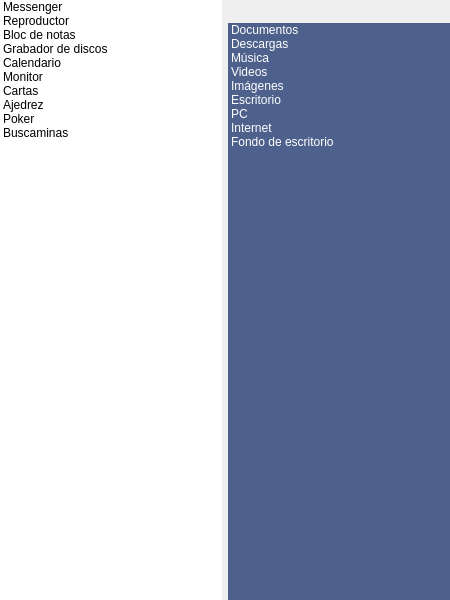
<?xml version="1.0" encoding="UTF-8"?>
<ui version="4.0">
 <class>StartMenuForm</class>
 <widget class="QWidget" name="StartMenuForm">
  <property name="geometry">
   <rect>
    <x>0</x>
    <y>0</y>
    <width>450</width>
    <height>600</height>
   </rect>
  </property>
  <property name="minimumSize">
   <size>
    <width>450</width>
    <height>600</height>
   </size>
  </property>
  <property name="maximumSize">
   <size>
    <width>450</width>
    <height>600</height>
   </size>
  </property>
  <property name="windowTitle">
   <string>Form</string>
  </property>
  <property name="styleSheet">
   <string notr="true"/>
  </property>
  <layout class="QHBoxLayout" name="horizontalLayout_2">
   <property name="spacing">
    <number>6</number>
   </property>
   <property name="leftMargin">
    <number>0</number>
   </property>
   <property name="topMargin">
    <number>0</number>
   </property>
   <property name="rightMargin">
    <number>0</number>
   </property>
   <property name="bottomMargin">
    <number>0</number>
   </property>
   <item>
    <widget class="QListWidget" name="apps_listWidget">
     <property name="styleSheet">
      <string notr="true">background-color: rgb(255, 255, 255);</string>
     </property>
     <property name="frameShape">
      <enum>QFrame::NoFrame</enum>
     </property>
     <property name="iconSize">
      <size>
       <width>25</width>
       <height>25</height>
      </size>
     </property>
     <item>
      <property name="text">
       <string>Messenger</string>
      </property>
      <property name="icon">
       <iconset resource="res.qrc">
        <normaloff>:/messenger.png</normaloff>:/messenger.png</iconset>
      </property>
     </item>
     <item>
      <property name="text">
       <string>Reproductor</string>
      </property>
      <property name="icon">
       <iconset resource="res.qrc">
        <normaloff>:/mediaplayer.png</normaloff>:/mediaplayer.png</iconset>
      </property>
     </item>
     <item>
      <property name="text">
       <string>Bloc de notas</string>
      </property>
      <property name="icon">
       <iconset resource="res.qrc">
        <normaloff>:/notepad.png</normaloff>:/notepad.png</iconset>
      </property>
     </item>
     <item>
      <property name="text">
       <string>Grabador de discos</string>
      </property>
      <property name="icon">
       <iconset resource="res.qrc">
        <normaloff>:/disk.png</normaloff>:/disk.png</iconset>
      </property>
     </item>
     <item>
      <property name="text">
       <string>Calendario</string>
      </property>
      <property name="icon">
       <iconset resource="res.qrc">
        <normaloff>:/calendar.png</normaloff>:/calendar.png</iconset>
      </property>
     </item>
     <item>
      <property name="text">
       <string>Monitor</string>
      </property>
      <property name="icon">
       <iconset resource="res.qrc">
        <normaloff>:/monitor.png</normaloff>:/monitor.png</iconset>
      </property>
     </item>
     <item>
      <property name="text">
       <string>Cartas</string>
      </property>
      <property name="icon">
       <iconset resource="res.qrc">
        <normaloff>:/cards.png</normaloff>:/cards.png</iconset>
      </property>
     </item>
     <item>
      <property name="text">
       <string>Ajedrez</string>
      </property>
      <property name="icon">
       <iconset resource="res.qrc">
        <normaloff>:/chess.png</normaloff>:/chess.png</iconset>
      </property>
     </item>
     <item>
      <property name="text">
       <string>Poker</string>
      </property>
      <property name="icon">
       <iconset resource="res.qrc">
        <normaloff>:/cards2.png</normaloff>:/cards2.png</iconset>
      </property>
     </item>
     <item>
      <property name="text">
       <string>Buscaminas</string>
      </property>
      <property name="icon">
       <iconset resource="res.qrc">
        <normaloff>:/minesweeper.png</normaloff>:/minesweeper.png</iconset>
      </property>
     </item>
    </widget>
   </item>
   <item>
    <layout class="QVBoxLayout" name="verticalLayout">
     <item>
      <layout class="QHBoxLayout" name="horizontalLayout">
       <item>
        <spacer name="horizontalSpacer">
         <property name="orientation">
          <enum>Qt::Horizontal</enum>
         </property>
         <property name="sizeHint" stdset="0">
          <size>
           <width>77</width>
           <height>17</height>
          </size>
         </property>
        </spacer>
       </item>
       <item>
        <widget class="QLabel" name="label">
         <property name="frameShape">
          <enum>QFrame::NoFrame</enum>
         </property>
         <property name="text">
          <string/>
         </property>
         <property name="pixmap">
          <pixmap resource="res.qrc">:/users.png</pixmap>
         </property>
        </widget>
       </item>
       <item>
        <spacer name="horizontalSpacer_2">
         <property name="orientation">
          <enum>Qt::Horizontal</enum>
         </property>
         <property name="sizeHint" stdset="0">
          <size>
           <width>76</width>
           <height>17</height>
          </size>
         </property>
        </spacer>
       </item>
      </layout>
     </item>
     <item>
      <widget class="QListWidget" name="system_listWidget">
       <property name="styleSheet">
        <string notr="true">color: rgb(255, 255, 255);
background-color: rgb(78, 96, 140);</string>
       </property>
       <property name="frameShape">
        <enum>QFrame::NoFrame</enum>
       </property>
       <property name="iconSize">
        <size>
         <width>50</width>
         <height>50</height>
        </size>
       </property>
       <item>
        <property name="text">
         <string>Documentos</string>
        </property>
        <property name="icon">
         <iconset resource="res.qrc">
          <normaloff>:/documents.png</normaloff>:/documents.png</iconset>
        </property>
       </item>
       <item>
        <property name="text">
         <string>Descargas</string>
        </property>
        <property name="icon">
         <iconset resource="res.qrc">
          <normaloff>:/downloads.png</normaloff>:/downloads.png</iconset>
        </property>
       </item>
       <item>
        <property name="text">
         <string>Música</string>
        </property>
        <property name="icon">
         <iconset resource="res.qrc">
          <normaloff>:/music.png</normaloff>:/music.png</iconset>
        </property>
       </item>
       <item>
        <property name="text">
         <string>Videos</string>
        </property>
        <property name="icon">
         <iconset resource="res.qrc">
          <normaloff>:/videos.png</normaloff>:/videos.png</iconset>
        </property>
       </item>
       <item>
        <property name="text">
         <string>Imágenes</string>
        </property>
        <property name="icon">
         <iconset resource="res.qrc">
          <normaloff>:/images.png</normaloff>:/images.png</iconset>
        </property>
       </item>
       <item>
        <property name="text">
         <string>Escritorio</string>
        </property>
        <property name="icon">
         <iconset resource="res.qrc">
          <normaloff>:/desktop.png</normaloff>:/desktop.png</iconset>
        </property>
       </item>
       <item>
        <property name="text">
         <string>PC</string>
        </property>
        <property name="icon">
         <iconset resource="res.qrc">
          <normaloff>:/pc.png</normaloff>:/pc.png</iconset>
        </property>
       </item>
       <item>
        <property name="text">
         <string>Internet</string>
        </property>
        <property name="icon">
         <iconset resource="res.qrc">
          <normaloff>:/internet.png</normaloff>:/internet.png</iconset>
        </property>
       </item>
       <item>
        <property name="text">
         <string>Fondo de escritorio</string>
        </property>
        <property name="icon">
         <iconset resource="res.qrc">
          <normaloff>:/screen.png</normaloff>:/screen.png</iconset>
        </property>
       </item>
      </widget>
     </item>
    </layout>
   </item>
  </layout>
 </widget>
 <resources>
  <include location="res.qrc"/>
 </resources>
 <connections/>
</ui>
